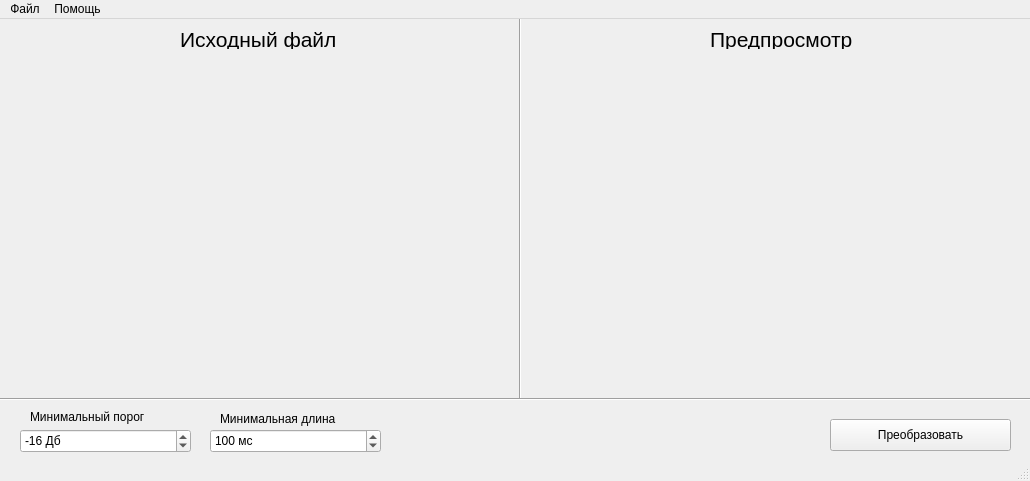
<?xml version="1.0" encoding="UTF-8"?>
<ui version="4.0">
 <class>MainWindow</class>
 <widget class="QMainWindow" name="MainWindow">
  <property name="geometry">
   <rect>
    <x>0</x>
    <y>0</y>
    <width>1030</width>
    <height>481</height>
   </rect>
  </property>
  <property name="windowTitle">
   <string>MSE Automatic Pause Cutter</string>
  </property>
  <widget class="QWidget" name="centralwidget">
   <widget class="VideoPlayer" name="video_player_original" native="true">
    <property name="enabled">
     <bool>true</bool>
    </property>
    <property name="geometry">
     <rect>
      <x>10</x>
      <y>40</y>
      <width>500</width>
      <height>360</height>
     </rect>
    </property>
   </widget>
   <widget class="VideoPlayer" name="video_player_result" native="true">
    <property name="geometry">
     <rect>
      <x>520</x>
      <y>40</y>
      <width>500</width>
      <height>360</height>
     </rect>
    </property>
   </widget>
   <widget class="QSpinBox" name="input_min_length">
    <property name="geometry">
     <rect>
      <x>210</x>
      <y>410</y>
      <width>171</width>
      <height>24</height>
     </rect>
    </property>
    <property name="suffix">
     <string> мс</string>
    </property>
    <property name="maximum">
     <number>10000</number>
    </property>
    <property name="value">
     <number>100</number>
    </property>
   </widget>
   <widget class="QSpinBox" name="input_thresh">
    <property name="geometry">
     <rect>
      <x>20</x>
      <y>410</y>
      <width>171</width>
      <height>24</height>
     </rect>
    </property>
    <property name="suffix">
     <string> Дб</string>
    </property>
    <property name="minimum">
     <number>-99</number>
    </property>
    <property name="value">
     <number>-16</number>
    </property>
   </widget>
   <widget class="QPushButton" name="button_convert">
    <property name="geometry">
     <rect>
      <x>830</x>
      <y>400</y>
      <width>181</width>
      <height>32</height>
     </rect>
    </property>
    <property name="text">
     <string>Преобразовать</string>
    </property>
   </widget>
   <widget class="Line" name="line">
    <property name="geometry">
     <rect>
      <x>510</x>
      <y>-10</y>
      <width>20</width>
      <height>391</height>
     </rect>
    </property>
    <property name="orientation">
     <enum>Qt::Vertical</enum>
    </property>
   </widget>
   <widget class="QLabel" name="label">
    <property name="geometry">
     <rect>
      <x>180</x>
      <y>10</y>
      <width>200</width>
      <height>20</height>
     </rect>
    </property>
    <property name="font">
     <font>
      <pointsize>16</pointsize>
     </font>
    </property>
    <property name="text">
     <string>Исходный файл</string>
    </property>
   </widget>
   <widget class="QLabel" name="label_2">
    <property name="geometry">
     <rect>
      <x>710</x>
      <y>10</y>
      <width>200</width>
      <height>20</height>
     </rect>
    </property>
    <property name="font">
     <font>
      <pointsize>16</pointsize>
     </font>
    </property>
    <property name="text">
     <string>Предпросмотр</string>
    </property>
   </widget>
   <widget class="Line" name="line_2">
    <property name="geometry">
     <rect>
      <x>-3</x>
      <y>370</y>
      <width>1041</width>
      <height>20</height>
     </rect>
    </property>
    <property name="orientation">
     <enum>Qt::Horizontal</enum>
    </property>
   </widget>
   <widget class="QLabel" name="label_3">
    <property name="geometry">
     <rect>
      <x>30</x>
      <y>390</y>
      <width>181</width>
      <height>16</height>
     </rect>
    </property>
    <property name="text">
     <string>Минимальный порог</string>
    </property>
   </widget>
   <widget class="QLabel" name="label_4">
    <property name="geometry">
     <rect>
      <x>220</x>
      <y>390</y>
      <width>161</width>
      <height>20</height>
     </rect>
    </property>
    <property name="text">
     <string>Минимальная длина</string>
    </property>
   </widget>
  </widget>
  <widget class="QMenuBar" name="menubar">
   <property name="geometry">
    <rect>
     <x>0</x>
     <y>0</y>
     <width>1030</width>
     <height>22</height>
    </rect>
   </property>
   <widget class="QMenu" name="menu">
    <property name="title">
     <string>Файл</string>
    </property>
    <addaction name="action_2"/>
    <addaction name="action_3"/>
   </widget>
   <widget class="QMenu" name="menu_2">
    <property name="title">
     <string>Помощь</string>
    </property>
    <addaction name="action_4"/>
    <addaction name="actionGithub"/>
   </widget>
   <addaction name="menu"/>
   <addaction name="menu_2"/>
  </widget>
  <widget class="QStatusBar" name="statusbar"/>
  <action name="action_2">
   <property name="text">
    <string>Открыть</string>
   </property>
  </action>
  <action name="action_3">
   <property name="text">
    <string>Экспортировать</string>
   </property>
  </action>
  <action name="action_4">
   <property name="text">
    <string>Об авторах</string>
   </property>
  </action>
  <action name="actionGithub">
   <property name="text">
    <string>Github</string>
   </property>
  </action>
 </widget>
 <customwidgets>
  <customwidget>
   <class>VideoPlayer</class>
   <extends>QWidget</extends>
   <header>video_player</header>
   <container>1</container>
  </customwidget>
 </customwidgets>
 <resources/>
 <connections/>
</ui>
